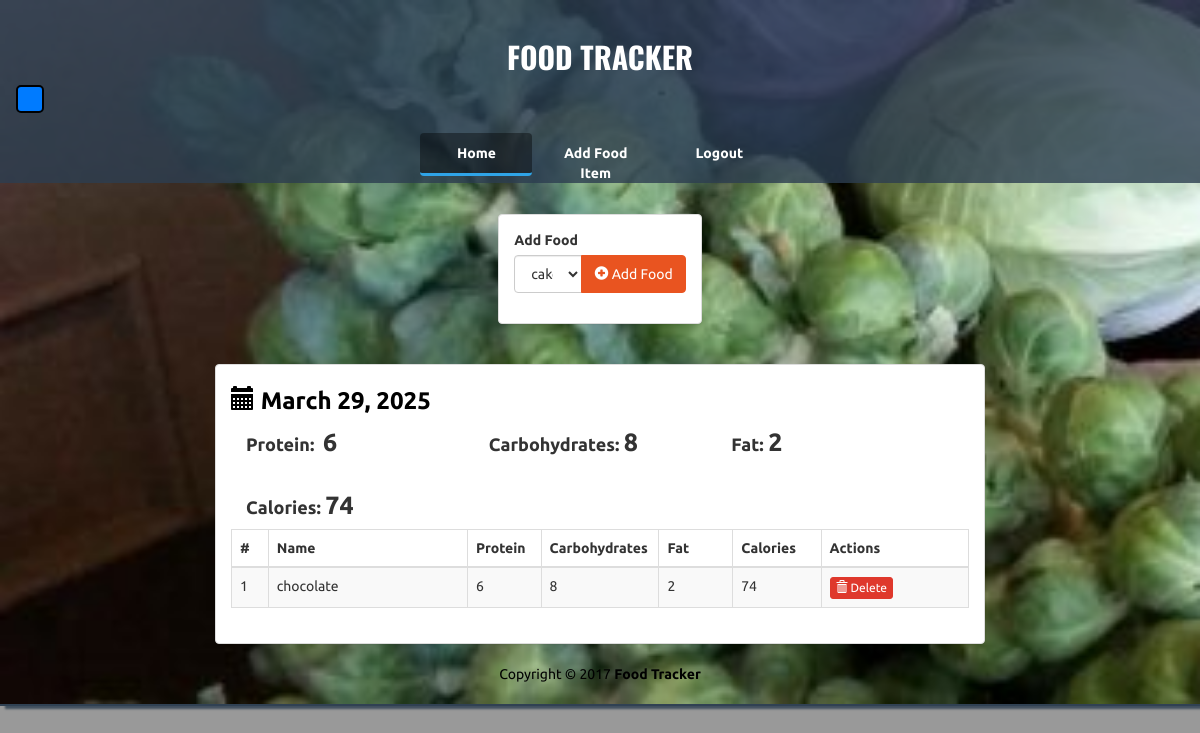
Page /view/2 (signed in) on the committed database.
### foodtracker/models.py (models this page shows)
class Log(db.Model):
    id = db.Column(db.Integer, primary_key=True)
    date = db.Column(db.Date, nullable=False)
    user_id = db.Column(db.Integer, db.ForeignKey('user.id'), nullable=False)
    user = db.relationship('User', backref=db.backref('logs', lazy=True))
    foods = db.relationship('Food', secondary=log_food, lazy='dynamic')

class Food(db.Model):
    id = db.Column(db.Integer, primary_key=True)
    name = db.Column(db.String(50), unique=True, nullable=False)
    proteins = db.Column(db.Integer, nullable=False)
    carbs = db.Column(db.Integer, nullable=False)
    fats = db.Column(db.Integer, nullable=False)
    user_id = db.Column(db.Integer, db.ForeignKey('user.id'))
    @property
    def calories(self):
        return self.proteins * 4 + self.carbs * 4 + self.fats * 9

### foodtracker/main/routes.py (the view)
@main.route('/view/', defaults={'log_id': None})
@main.route('/view/<int:log_id>')
def view(log_id):
    log = Log.query.filter_by(id=log_id, user_id=current_user.id).first()
    if log_id is None:
        log = Log.query.order_by(Log.date.desc()).first()
        if not log:
            return "No logs found. Create a log first.", 404  # Handle empty database case
        return redirect(url_for('main.view', log_id=log.id))
    log = Log.query.get_or_404(log_id)
    foods = Food.query.all()
    totals = {
        'protein' : 0,
        'carbs' : 0,
        'fat' : 0,
        'calories' : 0
    }
    for food in log.foods:
        totals['protein'] += food.proteins
        totals['carbs'] += food.carbs
        totals['fat'] += food.fats
        totals['calories'] += food.calories
    return render_template('view.html', foods=foods, log=log, totals=totals, user=current_user)

### foodtracker/__init__.py (called while the page is built)
def create_app():
    app = Flask(__name__)
    app.config['SECRET_KEY'] = os.getenv('SECRET_KEY', 'default_secret_key')
    app.config['SQLALCHEMY_DATABASE_URI'] = 'sqlite:///db.sqlite3'
    app.config['SQLALCHEMY_TRACK_MODIFICATIONS'] = False
    db.init_app(app)
    app.register_blueprint(main)
    create_database(app)
    login_manager = LoginManager()
    login_manager.login_view = 'main.login'
    login_manager.init_app(app)
    @login_manager.user_loader
    def load_user(id):
        return User.query.get(int(id))
    return app

### foodtracker/templates/view.html
{% extends "base.html" %} {% block title %}Food Log{% endblock %}
{% block content%}
			<div class="row t20" style="
    max-width: 700px; /* Limits the form width */
    margin: auto; /* Centers it horizontally */">
				<div class="col-lg-4 col-lg-offset-4">
					<div class="panel panel-default">
						<div class="panel-body">
							<form action="{{ url_for('main.add_food_to_log', log_id=log.id) }}" method="POST" role="form">
								<div class="form-group">
    <label for="food-select">Add Food</label>
    <div class="input-group">
        <select class="form-control" name="food-select" id="food-select">
        	{% for food in foods %}
            <option value="{{ food.id }}">{{ food.name }}</option>
            {% endfor %}
        </select>
       <span class="input-group-btn">
            <button type="submit" class="btn btn-primary" id="add-btn">
                <i class="glyphicon glyphicon-plus-sign"></i> Add Food
            </button>
        </span>
    </div>
</div>
							</form>
						</div>
					</div>
				</div>
			</div>
			<div class="row t20">
				<div class="col-lg-8 col-lg-offset-2">
					<div class="panel panel-default">
						<div class="panel-body">
    <h3 class="lean-h text-black">
        <i class="glyphicon glyphicon-calendar"></i> {{ log.date.strftime('%B %d, %Y') }}
    </h3>
    <div class="container-fluid">
   <div class="nutrient-row">
								<div class="nutrient-item">
									<h4 class="lean-h">
										Protein: &nbsp;<strong class="f25">{{ totals['protein'] }}</strong>
									</h4>
								</div>
								<div class="nutrient-item">
									<h4 class="lean-h">
										Carbohydrates: <strong class="f25">{{ totals['carbs'] }}</strong>
									</h4>
								</div>
								<div class="nutrient-item">
									<h4 class="lean-h ">
										Fat: <strong class="f25">{{ totals['fat'] }}</strong>
									</h4>
								</div>
								<div class=" nutrient-item">
									<h4 class="lean-h">
										Calories: <strong class="f25">{{ totals['calories'] }}</strong>
									</h4>
								</div>
							</div>
</div>
						<div class="table-responsive">
							<table class="table table-striped table-hover table-bordered">
								<thead>
									<tr>
										<th style="width: 5%;">#</th>
										<th>Name</th>
										<th style="width: 10%;">Protein</th>
										<th style="width: 16%;">Carbohydrates</th>
										<th style="width: 10%;">Fat</th>
										<th style="width: 12%;">Calories</th>
										<th style="width: 20%;">Actions</th>
									</tr>
								</thead>
								<tbody>
									{% for food in log.foods %}
									<tr>
										<td>{{ loop.index }}</td><td>{{ food.name }}</td><td>{{ food.proteins }}</td>
										<td>{{ food.carbs }}</td><td>{{ food.fats }}</th><td>{{ food.calories }}</td>
										<td>
											<a href="{{ url_for('main.remove_food_from_log', log_id=log.id, food_id=food.id) }}" class="btn btn-danger btn-xs">
												<i class="glyphicon glyphicon-trash"></i> Delete
											</a>
										</td>
									</tr>
									{% endfor %}
								</tbody>
							</table>
						</div>
					</div>
				</div>
			</div>
{% endblock %}

### foodtracker/templates/base.html (shortened to what this page needs)
<!DOCTYPE html>
<html lang="en">
	<head>
		<link rel="stylesheet" href="{{ url_for('static', filename='bs/css/united.min.css') }}" />
		<link rel="stylesheet" href="{{ url_for('static', filename='styles.css') }}"/>
	</head>
	<body>
		<div class="container-fluid" id="wrapper">
			<div class="row" id="homeJumbo">
				<div class="overlay"></div>
				<div class="col-lg-12">
					<h1>
						<a href="">FOOD TRACKER</a>
					</h1>
					  	 <nav class="navbar navbar-expand-lg ">
      <button
        class="navbar-toggler"
        type="button"
        data-toggle="collapse"
        data-target="#navbar"
      >
      </button>
      <div class="collapse navbar-collapse" id="navbar">
         <div class="navbar-nav">
         <div class="row t20">
						<div class="col-lg-4 col-lg-offset-4">
							<ul class="nav nav-pills nav-justified">
							 {% if user.is_authenticated %}
							  <li role="presentation" class="active">
							  	<a class="nav-item nav-link" href="{{ url_for('main.index')}}" title="Home">Home</a>
							  </li>
							  <li role="presentation">
							  	<a class="nav-item nav-link"href="{{ url_for('main.add')}}" title="Add Food Item">Add Food Item</a>
							  </li>
							    <li role="presentation">
							  	<a class="nav-item nav-link"href="{{ url_for('main.logout')}}" title="Add Food Item">Logout</a>
							  </li>
							   {% endif %}
							</ul>
						</div>
					</div>
        </div>
      </div>
    </nav>
{% block content %}
    	{% endblock %}
			<footer>
				<div class="row pad">
					<div class="col-lg-12 text-center">
						Copyright &copy; 2017 <strong>Food Tracker</strong>
					</div>
				</div>
			</footer>
		</div>
</div>
</div>
	</body>
</html>

### foodtracker/static/styles.css (style rules this page uses)
body { background: rgba(0, 0, 0, .4); font-family: 'Ubuntu', sans-serif; }
#homeJumbo { position: relative; min-height: 180px; background: rgba(44, 62, 80, .8); background-image: url('./img/bg.jpg'); background-size: cover; background-repeat: no-repeat; border-bottom: 2px solid rgba(44, 62, 80, .8); box-shadow: 7px 1px 2px 2px rgba(44, 62, 80, .8); }
#homeJumbo > div.overlay { position: absolute; height: 183px; width: 100%; background: rgba(44, 62, 80, .8); }
#homeJumbo h1 { font-size: 30px; color: white; font-family: 'Oswald'; text-align: center; padding-top: 20px; font-weight: bolder; }
#homeJumbo h1 > a { color: white; text-decoration: none; }
.t20 { margin-top: 20px; }
.f25 { font-size: 25px; }
.nav-pills>li.active>a, .nav-pills>li.active>a:hover, .nav-pills>li.active>a:focus { color: white; border-bottom: 3px solid #2fa4e7; font-weight: bolder; background: rgba(0, 0, 0, .4); }
.nav-justified>li>a { color: white; font-weight: bolder; }
.nav-pills>li+li { padding-left: 10px; }
.lean-h { margin-top: 5px; margin-bottom: 10px; font-weight: bolder; }
.text-black { color: black !important; }
footer { margin-top: 20px; color: black; margin-bottom: 20px; }

### foodtracker/templates/base.html (style rules this page uses)
select { display: block !important; visibility: visible !important; }
.nutrient-row { display: flex !important; flex-wrap: wrap; justify-content: center; gap: 20px; }
.nutrient-item { flex: 1 1 200px; min-width: 150px; white-space: nowrap; }
.navbar-toggler { border: 2px solid #000; background-color: rgba(255, 255, 255, 0.8); }
.navbar-toggler { padding: 12px; background-color: #007bff; border-radius: 5px; }

### rows in the picture
Log: date "March 29, 2025"
Food: name "chocolate", proteins "6", carbs "8", fats "2", calories "74"

### other values in the picture
{{ totals['protein'] }} "6"
{{ totals['carbs'] }} "8"
{{ totals['fat'] }} "2"
{{ totals['calories'] }} "74"
form field food-select "cake"
